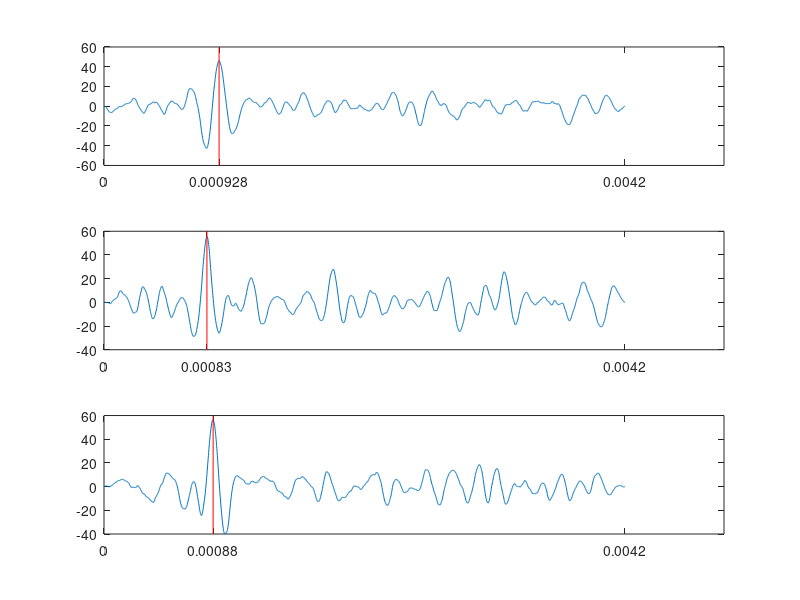

This figure's MATLAB source: (Note: this script raises an error after producing the figure.)
clear all
close all

%% Constantes
% s_signal
load('symbole.mat')

% sigX
load('signal1.mat')
load('signal2.mat')
load('signal3.mat')

c = 3e8;    % m/s
fe = 500e3; % Hz

% Position des antennes (km)
P = [0 0; 40 0; 0 40]

%% Filtrage
% Création du filtre adapté
h = fliplr(s_signal);

% Filtrage des signaux
S = [sig1; sig2; sig3];
S_filtre = conv2(h, S);

% Détermination des maximums (= corrélation max.)
[Y, X] = max(S_filtre, [], 2)

%% Détermination des intervalles de temps
T = X / fe        % Récupération du temps par rapport à la fréq. éch.
I = T - min(T)    % Retards relatifs à l'antenne la plus proche
D = I * c / 1000  % Distances minimales par rapport au retard (km)

%% Résolution du système

% Trois équations à résoudre
% (x-0)²  + (y-0)²  = r1²
% (x-40)² + (y-0)²  = (r1 + t2*c)²
% (x-0)²  + (y-40)² = (r1 + t3*c)²

% x(1) : x
% x(2) : y
% x(3) : r1
syst = @(x)[(x(1) - P(1,1))^2 + (x(2) - P(1,2))^2 - (x(3) + D(1,:))^2;
            (x(1) - P(2,1))^2 + (x(2) - P(2,2))^2 - (x(3) + D(2,:))^2;
            (x(1) - P(3,1))^2 + (x(2) - P(3,2))^2 - (x(3) + D(3,:))^2];

x0 = [0, 0, 0];
x = fsolve(syst, x0)

%% Affichage
% Affichage de signaux filtrés
figure(1)

for i = 1:size(S,1)
    subplot(size(S,1), 1, i)
    plot(S_filtre(i,:))
    
    % Maximum déterminé
    line([X(i) X(i)], get(gca, 'YLim'), 'Color', 'r')
    
    % Axes en temporel
    set(gca, 'XTick',      [0 X(i) length(S_filtre(i,:))])
    set(gca, 'XTickLabel', [0 T(i) length(S_filtre(i,:))/fe])
end

% Affichage de la localisation
% On rajoute r1 maintenant qu'on le connait (pour tracer)
D = D + x(:,3);

figure(2)
circle(0,  0, D(1,:), 'r')
circle(40, 0, D(2,:), 'g')
circle(0, 40, D(3,:), 'b')
hold on
plot(x(:,1),x(:,2),'y*', 'MarkerSize', 10)
